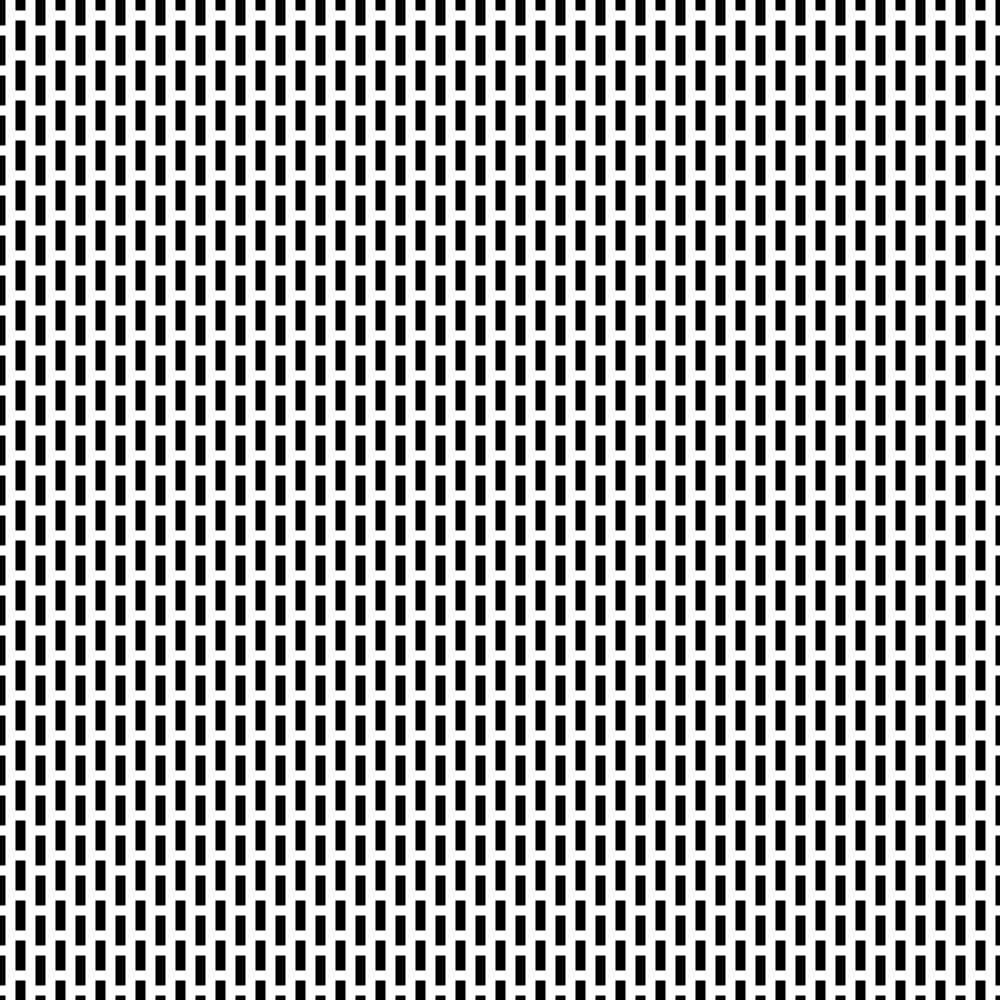
Frame 1 (no input)
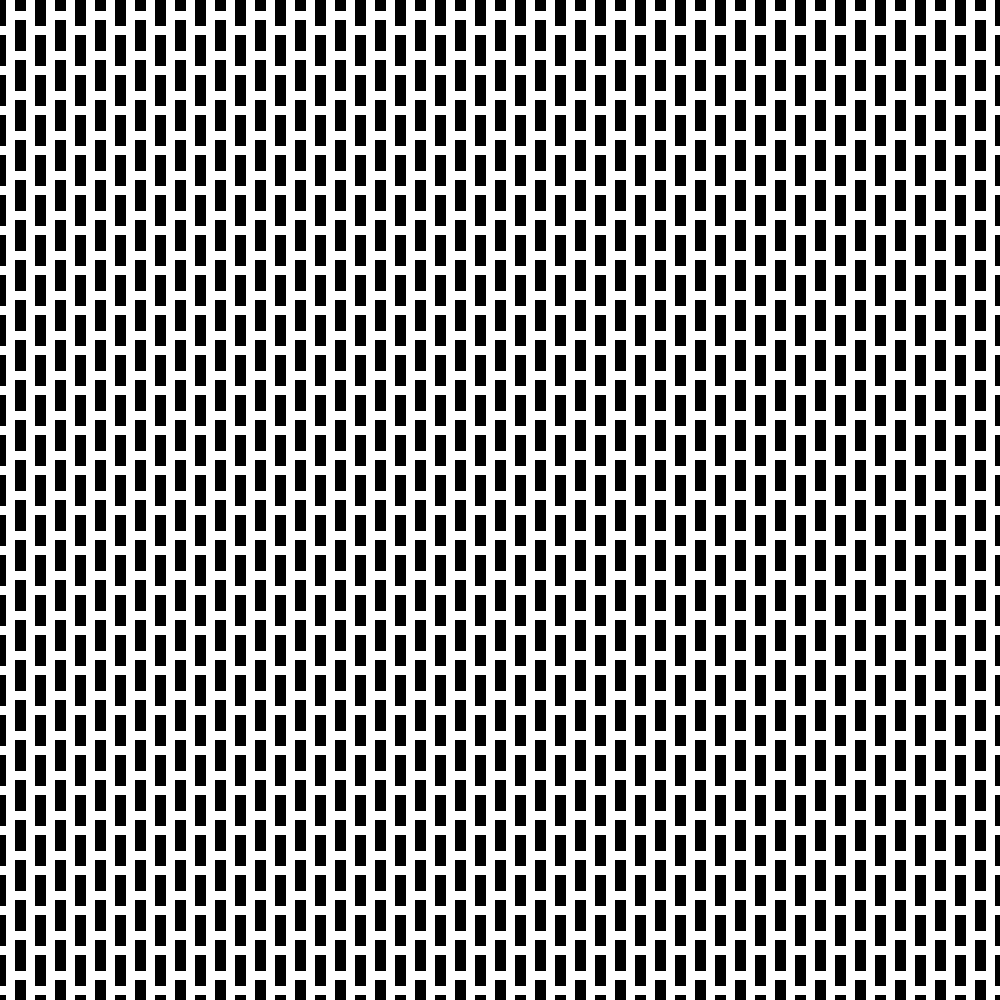
Frame 60 (the mouse pressed at the canvas centre just before this capture)
Frame 120 (the mouse held since frame 60 and released just before this capture): identical to frame 60, image omitted

The Processing sketch that drew these frames (run headless with seeded random() and noise(); from frame 60 on, the mouse is pressed at the canvas centre):

// Processing sketch: sketch_2_trames_de_carr_s_1_trame_de_tirets_Francois_Morellet_p
// ── sketch_2_trames_de_carr_s_1_trame_de_tirets_Francois_Morellet_p.pde
void setup() {
  size(1000, 1000);
  background(255);
  strokeCap(PROJECT);
}

void draw() {

  strokeWeight(10);

  //0-80Xaxis
  //(0, 0, 0, 1020)
  line(0, 0, 0, 20);
  line(0, 40, 0, 60);
  line(0, 80, 0, 100);
  line(0, 120, 0, 140);
  line(0, 160, 0, 180);
  line(0, 200, 0, 220);
  line(0, 240, 0, 260);
  line(0, 280, 0, 300);
  line(0, 320, 0, 340);
  line(0, 360, 0, 380);
  line(0, 400, 0, 420);
  line(0, 440, 0, 460);
  line(0, 480, 0, 500);
  line(0, 520, 0, 540);
  line(0, 560, 0, 580);
  line(0, 600, 0, 620);
  line(0, 640, 0, 660);
  line(0, 680, 0, 700);
  line(0, 720, 0, 740);
  line(0, 760, 0, 780);
  line(0, 800, 0, 820);
  line(0, 840, 0, 860);
  line(0, 880, 0, 900);
  line(0, 920, 0, 940);
  line(0, 960, 0, 980);
  line(0, 1000, 0, 1020);

  //(20, 0, 20, 1000);
  line(20, -15, 20, 5);
  line(20, 25, 20, 45);
  line(20, 65, 20, 85);
  line(20, 105, 20, 125);
  line(20, 145, 20, 165);
  line(20, 185, 20, 205);
  line(20, 225, 20, 245);
  line(20, 265, 20, 285);
  line(20, 305, 20, 325);
  line(20, 345, 20, 365);
  line(20, 385, 20, 405);
  line(20, 425, 20, 445);
  line(20, 465, 20, 485);
  line(20, 505, 20, 525);
  line(20, 545, 20, 565);
  line(20, 585, 20, 605);
  line(20, 625, 20, 645);
  line(20, 665, 20, 685);
  line(20, 705, 20, 725);
  line(20, 745, 20, 765);
  line(20, 785, 20, 805);
  line(20, 825, 20, 845);
  line(20, 865, 20, 885);
  line(20, 905, 20, 925);
  line(20, 945, 20, 965);
  line(20, 985, 20, 1005);

  line(40, 0, 40, 20);
  line(40, 40, 40, 60);
  line(40, 80, 40, 100);
  line(40, 120, 40, 140);
  line(40, 160, 40, 180);
  line(40, 200, 40, 220);
  line(40, 240, 40, 260);
  line(40, 280, 40, 300);
  line(40, 320, 40, 340);
  line(40, 360, 40, 380);
  line(40, 400, 40, 420);
  line(40, 440, 40, 460);
  line(40, 480, 40, 500);
  line(40, 520, 40, 540);
  line(40, 560, 40, 580);
  line(40, 600, 40, 620);
  line(40, 640, 40, 660);
  line(40, 680, 40, 700);
  line(40, 720, 40, 740);
  line(40, 760, 40, 780);
  line(40, 800, 40, 820);
  line(40, 840, 40, 860);
  line(40, 880, 40, 900);
  line(40, 920, 40, 940);
  line(40, 960, 40, 980);
  line(40, 1000, 40, 1020);

  //line(60, 0, 60, 1000);
  line(60, -15, 60, 5);
  line(60, 25, 60, 45);
  line(60, 65, 60, 85);
  line(60, 105, 60, 125);
  line(60, 145, 60, 165);
  line(60, 185, 60, 205);
  line(60, 225, 60, 245);
  line(60, 265, 60, 285);
  line(60, 305, 60, 325);
  line(60, 345, 60, 365);
  line(60, 385, 60, 405);
  line(60, 425, 60, 445);
  line(60, 465, 60, 485);
  line(60, 505, 60, 525);
  line(60, 545, 60, 565);
  line(60, 585, 60, 605);
  line(60, 625, 60, 645);
  line(60, 665, 60, 685);
  line(60, 705, 60, 725);
  line(60, 745, 60, 765);
  line(60, 785, 60, 805);
  line(60, 825, 60, 845);
  line(60, 865, 60, 885);
  line(60, 905, 60, 925);
  line(60, 945, 60, 965);
  line(60, 985, 60, 1005);

  line(80, 0, 80, 20);
  line(80, 40, 80, 60);
  line(80, 80, 80, 100);
  line(80, 120, 80, 140);
  line(80, 160, 80, 180);
  line(80, 200, 80, 220);
  line(80, 240, 80, 260);
  line(80, 280, 80, 300);
  line(80, 320, 80, 340);
  line(80, 360, 80, 380);
  line(80, 400, 80, 420);
  line(80, 440, 80, 460);
  line(80, 480, 80, 500);
  line(80, 520, 80, 540);
  line(80, 560, 80, 580);
  line(80, 600, 80, 620);
  line(80, 640, 80, 660);
  line(80, 680, 80, 700);
  line(80, 720, 80, 740);
  line(80, 760, 80, 780);
  line(80, 800, 80, 820);
  line(80, 840, 80, 860);
  line(80, 880, 80, 900);
  line(80, 920, 80, 940);
  line(80, 960, 80, 980);
  line(80, 1000, 80, 1020);

  //100-180
  //line(100, 0, 100, 1000);
  line(100, -15, 100, 5);
  line(100, 25, 100, 45);
  line(100, 65, 100, 85);
  line(100, 105, 100, 125);
  line(100, 145, 100, 165);
  line(100, 185, 100, 205);
  line(100, 225, 100, 245);
  line(100, 265, 100, 285);
  line(100, 305, 100, 325);
  line(100, 345, 100, 365);
  line(100, 385, 100, 405);
  line(100, 425, 100, 445);
  line(100, 465, 100, 485);
  line(100, 505, 100, 525);
  line(100, 545, 100, 565);
  line(100, 585, 100, 605);
  line(100, 625, 100, 645);
  line(100, 665, 100, 685);
  line(100, 705, 100, 725);
  line(100, 745, 100, 765);
  line(100, 785, 100, 805);
  line(100, 825, 100, 845);
  line(100, 865, 100, 885);
  line(100, 905, 100, 925);
  line(100, 945, 100, 965);
  line(100, 985, 100, 1005);

  line(120, 0, 120, 20);
  line(120, 40, 120, 60);
  line(120, 80, 120, 100);
  line(120, 120, 120, 140);
  line(120, 160, 120, 180);
  line(120, 200, 120, 220);
  line(120, 240, 120, 260);
  line(120, 280, 120, 300);
  line(120, 320, 120, 340);
  line(120, 360, 120, 380);
  line(120, 400, 120, 420);
  line(120, 440, 120, 460);
  line(120, 480, 120, 500);
  line(120, 520, 120, 540);
  line(120, 560, 120, 580);
  line(120, 600, 120, 620);
  line(120, 640, 120, 660);
  line(120, 680, 120, 700);
  line(120, 720, 120, 740);
  line(120, 760, 120, 780);
  line(120, 800, 120, 820);
  line(120, 840, 120, 860);
  line(120, 880, 120, 900);
  line(120, 920, 120, 940);
  line(120, 960, 120, 980);
  line(120, 1000, 120, 1020);

  //line(140, 0, 140, 1000);
  line(140, -15, 140, 5);
  line(140, 25, 140, 45);
  line(140, 65, 140, 85);
  line(140, 105, 140, 125);
  line(140, 145, 140, 165);
  line(140, 185, 140, 205);
  line(140, 225, 140, 245);
  line(140, 265, 140, 285);
  line(140, 305, 140, 325);
  line(140, 345, 140, 365);
  line(140, 385, 140, 405);
  line(140, 425, 140, 445);
  line(140, 465, 140, 485);
  line(140, 505, 140, 525);
  line(140, 545, 140, 565);
  line(140, 585, 140, 605);
  line(140, 625, 140, 645);
  line(140, 665, 140, 685);
  line(140, 705, 140, 725);
  line(140, 745, 140, 765);
  line(140, 785, 140, 805);
  line(140, 825, 140, 845);
  line(140, 865, 140, 885);
  line(140, 905, 140, 925);
  line(140, 945, 140, 965);
  line(140, 985, 140, 1005);

  //line(160, 0, 160, 1000);
  line(160, 0, 160, 20);
  line(160, 40, 160, 60);
  line(160, 80, 160, 100);
  line(160, 120, 160, 140);
  line(160, 160, 160, 180);
  line(160, 200, 160, 220);
  line(160, 240, 160, 260);
  line(160, 280, 160, 300);
  line(160, 320, 160, 340);
  line(160, 360, 160, 380);
  line(160, 400, 160, 420);
  line(160, 440, 160, 460);
  line(160, 480, 160, 500);
  line(160, 520, 160, 540);
  line(160, 560, 160, 580);
  line(160, 600, 160, 620);
  line(160, 640, 160, 660);
  line(160, 680, 160, 700);
  line(160, 720, 160, 740);
  line(160, 760, 160, 780);
  line(160, 800, 160, 820);
  line(160, 840, 160, 860);
  line(160, 880, 160, 900);
  line(160, 920, 160, 940);
  line(160, 960, 160, 980);
  line(160, 1000, 160, 1020);

  //line(180, 0, 180, 1000);
  line(180, -15, 180, 5);
  line(180, 25, 180, 45);
  line(180, 65, 180, 85);
  line(180, 105, 180, 125);
  line(180, 145, 180, 165);
  line(180, 185, 180, 205);
  line(180, 225, 180, 245);
  line(180, 265, 180, 285);
  line(180, 305, 180, 325);
  line(180, 345, 180, 365);
  line(180, 385, 180, 405);
  line(180, 425, 180, 445);
  line(180, 465, 180, 485);
  line(180, 505, 180, 525);
  line(180, 545, 180, 565);
  line(180, 585, 180, 605);
  line(180, 625, 180, 645);
  line(180, 665, 180, 685);
  line(180, 705, 180, 725);
  line(180, 745, 180, 765);
  line(180, 785, 180, 805);
  line(180, 825, 180, 845);
  line(180, 865, 180, 885);
  line(180, 905, 180, 925);
  line(180, 945, 180, 965);
  line(180, 985, 180, 1005);

  //200-280
  //line(200, 0, 200, 1000);
  line(200, 0, 200, 20);
  line(200, 40, 200, 60);
  line(200, 80, 200, 100);
  line(200, 120, 200, 140);
  line(200, 160, 200, 180);
  line(200, 200, 200, 220);
  line(200, 240, 200, 260);
  line(200, 280, 200, 300);
  line(200, 320, 200, 340);
  line(200, 360, 200, 380);
  line(200, 400, 200, 420);
  line(200, 440, 200, 460);
  line(200, 480, 200, 500);
  line(200, 520, 200, 540);
  line(200, 560, 200, 580);
  line(200, 600, 200, 620);
  line(200, 640, 200, 660);
  line(200, 680, 200, 700);
  line(200, 720, 200, 740);
  line(200, 760, 200, 780);
  line(200, 800, 200, 820);
  line(200, 840, 200, 860);
  line(200, 880, 200, 900);
  line(200, 920, 200, 940);
  line(200, 960, 200, 980);
  line(200, 1000, 200, 1020);

  //line(220, 0, 220, 1000);
  line(220, -15, 220, 5);
  line(220, 25, 220, 45);
  line(220, 65, 220, 85);
  line(220, 105, 220, 125);
  line(220, 145, 220, 165);
  line(220, 185, 220, 205);
  line(220, 225, 220, 245);
  line(220, 265, 220, 285);
  line(220, 305, 220, 325);
  line(220, 345, 220, 365);
  line(220, 385, 220, 405);
  line(220, 425, 220, 445);
  line(220, 465, 220, 485);
  line(220, 505, 220, 525);
  line(220, 545, 220, 565);
  line(220, 585, 220, 605);
  line(220, 625, 220, 645);
  line(220, 665, 220, 685);
  line(220, 705, 220, 725);
  line(220, 745, 220, 765);
  line(220, 785, 220, 805);
  line(220, 825, 220, 845);
  line(220, 865, 220, 885);
  line(220, 905, 220, 925);
  line(220, 945, 220, 965);
  line(220, 985, 220, 1005);

  //line(240, 0, 240, 1000);
  line(240, 0, 240, 20);
  line(240, 40, 240, 60);
  line(240, 80, 240, 100);
  line(240, 120, 240, 140);
  line(240, 160, 240, 180);
  line(240, 200, 240, 220);
  line(240, 240, 240, 260);
  line(240, 280, 240, 300);
  line(240, 320, 240, 340);
  line(240, 360, 240, 380);
  line(240, 400, 240, 420);
  line(240, 440, 240, 460);
  line(240, 480, 240, 500);
  line(240, 520, 240, 540);
  line(240, 560, 240, 580);
  line(240, 600, 240, 620);
  line(240, 640, 240, 660);
  line(240, 680, 240, 700);
  line(240, 720, 240, 740);
  line(240, 760, 240, 780);
  line(240, 800, 240, 820);
  line(240, 840, 240, 860);
  line(240, 880, 240, 900);
  line(240, 920, 240, 940);
  line(240, 960, 240, 980);
  line(240, 1000, 240, 1020);

  //line(260, 0, 260, 1000);
  line(260, -15, 260, 5);
  line(260, 25, 260, 45);
  line(260, 65, 260, 85);
  line(260, 105, 260, 125);
  line(260, 145, 260, 165);
  line(260, 185, 260, 205);
  line(260, 225, 260, 245);
  line(260, 265, 260, 285);
  line(260, 305, 260, 325);
  line(260, 345, 260, 365);
  line(260, 385, 260, 405);
  line(260, 425, 260, 445);
  line(260, 465, 260, 485);
  line(260, 505, 260, 525);
  line(260, 545, 260, 565);
  line(260, 585, 260, 605);
  line(260, 625, 260, 645);
  line(260, 665, 260, 685);
  line(260, 705, 260, 725);
  line(260, 745, 260, 765);
  line(260, 785, 260, 805);
  line(260, 825, 260, 845);
  line(260, 865, 260, 885);
  line(260, 905, 260, 925);
  line(260, 945, 260, 965);
  line(260, 985, 260, 1005);

  //line(280, 0, 280, 1000);
  line(280, 0, 280, 20);
  line(280, 40, 280, 60);
  line(280, 80, 280, 100);
  line(280, 120, 280, 140);
  line(280, 160, 280, 180);
  line(280, 200, 280, 220);
  line(280, 240, 280, 260);
  line(280, 280, 280, 300);
  line(280, 320, 280, 340);
  line(280, 360, 280, 380);
  line(280, 400, 280, 420);
  line(280, 440, 280, 460);
  line(280, 480, 280, 500);
  line(280, 520, 280, 540);
  line(280, 560, 280, 580);
  line(280, 600, 280, 620);
  line(280, 640, 280, 660);
  line(280, 680, 280, 700);
  line(280, 720, 280, 740);
  line(280, 760, 280, 780);
  line(280, 800, 280, 820);
  line(280, 840, 280, 860);
  line(280, 880, 280, 900);
  line(280, 920, 280, 940);
  line(280, 960, 280, 980);
  line(280, 1000, 280, 1020);

  //300-380
  //line(300, 0, 300, 1000);
  line(300, -15, 300, 5);
  line(300, 25, 300, 45);
  line(300, 65, 300, 85);
  line(300, 105, 300, 125);
  line(300, 145, 300, 165);
  line(300, 185, 300, 205);
  line(300, 225, 300, 245);
  line(300, 265, 300, 285);
  line(300, 305, 300, 325);
  line(300, 345, 300, 365);
  line(300, 385, 300, 405);
  line(300, 425, 300, 445);
  line(300, 465, 300, 485);
  line(300, 505, 300, 525);
  line(300, 545, 300, 565);
  line(300, 585, 300, 605);
  line(300, 625, 300, 645);
  line(300, 665, 300, 685);
  line(300, 705, 300, 725);
  line(300, 745, 300, 765);
  line(300, 785, 300, 805);
  line(300, 825, 300, 845);
  line(300, 865, 300, 885);
  line(300, 905, 300, 925);
  line(300, 945, 300, 965);
  line(300, 985, 300, 1005);

  //line(320, 0, 320, 1000);
  line(320, 0, 320, 20);
  line(320, 40, 320, 60);
  line(320, 80, 320, 100);
  line(320, 120, 320, 140);
  line(320, 160, 320, 180);
  line(320, 200, 320, 220);
  line(320, 240, 320, 260);
  line(320, 280, 320, 300);
  line(320, 320, 320, 340);
  line(320, 360, 320, 380);
  line(320, 400, 320, 420);
  line(320, 440, 320, 460);
  line(320, 480, 320, 500);
  line(320, 520, 320, 540);
  line(320, 560, 320, 580);
  line(320, 600, 320, 620);
  line(320, 640, 320, 660);
  line(320, 680, 320, 700);
  line(320, 720, 320, 740);
  line(320, 760, 320, 780);
  line(320, 800, 320, 820);
  line(320, 840, 320, 860);
  line(320, 880, 320, 900);
  line(320, 920, 320, 940);
  line(320, 960, 320, 980);
  line(320, 1000, 320, 1020);

  //line(340, 0, 340, 1000);
  line(340, -15, 340, 5);
  line(340, 25, 340, 45);
  line(340, 65, 340, 85);
  line(340, 105, 340, 125);
  line(340, 145, 340, 165);
  line(340, 185, 340, 205);
  line(340, 225, 340, 245);
  line(340, 265, 340, 285);
  line(340, 305, 340, 325);
  line(340, 345, 340, 365);
  line(340, 385, 340, 405);
  line(340, 425, 340, 445);
  line(340, 465, 340, 485);
  line(340, 505, 340, 525);
  line(340, 545, 340, 565);
  line(340, 585, 340, 605);
  line(340, 625, 340, 645);
  line(340, 665, 340, 685);
  line(340, 705, 340, 725);
  line(340, 745, 340, 765);
  line(340, 785, 340, 805);
  line(340, 825, 340, 845);
  line(340, 865, 340, 885);
  line(340, 905, 340, 925);
  line(340, 945, 340, 965);
  line(340, 985, 340, 1005);


  //line(360, 0, 360, 1000);
  line(360, 0, 360, 20);
  line(360, 40, 360, 60);
  line(360, 80, 360, 100);
  line(360, 120, 360, 140);
  line(360, 160, 360, 180);
  line(360, 200, 360, 220);
  line(360, 240, 360, 260);
  line(360, 280, 360, 300);
  line(360, 320, 360, 340);
  line(360, 360, 360, 380);
  line(360, 400, 360, 420);
  line(360, 440, 360, 460);
  line(360, 480, 360, 500);
  line(360, 520, 360, 540);
  line(360, 560, 360, 580);
  line(360, 600, 360, 620);
  line(360, 640, 360, 660);
  line(360, 680, 360, 700);
  line(360, 720, 360, 740);
  line(360, 760, 360, 780);
  line(360, 800, 360, 820);
  line(360, 840, 360, 860);
  line(360, 880, 360, 900);
  line(360, 920, 360, 940);
  line(360, 960, 360, 980);
  line(360, 1000, 360, 1020);

  //line(380, 0, 380, 1000);
  line(380, -15, 380, 5);
  line(380, 25, 380, 45);
  line(380, 65, 380, 85);
  line(380, 105, 380, 125);
  line(380, 145, 380, 165);
  line(380, 185, 380, 205);
  line(380, 225, 380, 245);
  line(380, 265, 380, 285);
  line(380, 305, 380, 325);
  line(380, 345, 380, 365);
  line(380, 385, 380, 405);
  line(380, 425, 380, 445);
  line(380, 465, 380, 485);
  line(380, 505, 380, 525);
  line(380, 545, 380, 565);
  line(380, 585, 380, 605);
  line(380, 625, 380, 645);
  line(380, 665, 380, 685);
  line(380, 705, 380, 725);
  line(380, 745, 380, 765);
  line(380, 785, 380, 805);
  line(380, 825, 380, 845);
  line(380, 865, 380, 885);
  line(380, 905, 380, 925);
  line(380, 945, 380, 965);
  line(380, 985, 380, 1005);

  //400-480
  //line(400, 0, 400, 1000);
  line(400, 0, 400, 20);
  line(400, 40, 400, 60);
  line(400, 80, 400, 100);
  line(400, 120, 400, 140);
  line(400, 160, 400, 180);
  line(400, 200, 400, 220);
  line(400, 240, 400, 260);
  line(400, 280, 400, 300);
  line(400, 320, 400, 340);
  line(400, 360, 400, 380);
  line(400, 400, 400, 420);
  line(400, 440, 400, 460);
  line(400, 480, 400, 500);
  line(400, 520, 400, 540);
  line(400, 560, 400, 580);
  line(400, 600, 400, 620);
  line(400, 640, 400, 660);
  line(400, 680, 400, 700);
  line(400, 720, 400, 740);
  line(400, 760, 400, 780);
  line(400, 800, 400, 820);
  line(400, 840, 400, 860);
  line(400, 880, 400, 900);
  line(400, 920, 400, 940);
  line(400, 960, 400, 980);
  line(400, 1000, 400, 1020);

  //line(420, 0, 420, 1000);
  line(420, -15, 420, 5);
  line(420, 25, 420, 45);
  line(420, 65, 420, 85);
  line(420, 105, 420, 125);
  line(420, 145, 420, 165);
  line(420, 185, 420, 205);
  line(420, 225, 420, 245);
  line(420, 265, 420, 285);
  line(420, 305, 420, 325);
  line(420, 345, 420, 365);
  line(420, 385, 420, 405);
  line(420, 425, 420, 445);
  line(420, 465, 420, 485);
  line(420, 505, 420, 525);
  line(420, 545, 420, 565);
  line(420, 585, 420, 605);
  line(420, 625, 420, 645);
  line(420, 665, 420, 685);
  line(420, 705, 420, 725);
  line(420, 745, 420, 765);
  line(420, 785, 420, 805);
  line(420, 825, 420, 845);
  line(420, 865, 420, 885);
  line(420, 905, 420, 925);
  line(420, 945, 420, 965);
  line(420, 985, 420, 1005);

  //line(440, 0, 440, 1000);
  line(440, 0, 440, 20);
  line(440, 40, 440, 60);
  line(440, 80, 440, 100);
  line(440, 120, 440, 140);
  line(440, 160, 440, 180);
  line(440, 200, 440, 220);
  line(440, 240, 440, 260);
  line(440, 280, 440, 300);
  line(440, 320, 440, 340);
  line(440, 360, 440, 380);
  line(440, 400, 440, 420);
  line(440, 440, 440, 460);
  line(440, 480, 440, 500);
  line(440, 520, 440, 540);
  line(440, 560, 440, 580);
  line(440, 600, 440, 620);
  line(440, 640, 440, 660);
  line(440, 680, 440, 700);
  line(440, 720, 440, 740);
  line(440, 760, 440, 780);
  line(440, 800, 440, 820);
  line(440, 840, 440, 860);
  line(440, 880, 440, 900);
  line(440, 920, 440, 940);
  line(440, 960, 440, 980);
  line(440, 1000, 440, 1020);

  //line(460, 0, 460, 1000);
  line(460, -15, 460, 5);
  line(460, 25, 460, 45);
  line(460, 65, 460, 85);
  line(460, 105, 460, 125);
  line(460, 145, 460, 165);
  line(460, 185, 460, 205);
  line(460, 225, 460, 245);
  line(460, 265, 460, 285);
  line(460, 305, 460, 325);
  line(460, 345, 460, 365);
  line(460, 385, 460, 405);
  line(460, 425, 460, 445);
  line(460, 465, 460, 485);
  line(460, 505, 460, 525);
  line(460, 545, 460, 565);
  line(460, 585, 460, 605);
  line(460, 625, 460, 645);
  line(460, 665, 460, 685);
  line(460, 705, 460, 725);
  line(460, 745, 460, 765);
  line(460, 785, 460, 805);
  line(460, 825, 460, 845);
  line(460, 865, 460, 885);
  line(460, 905, 460, 925);
  line(460, 945, 460, 965);
  line(460, 985, 460, 1005);

  //line(480, 0, 480, 1000);
  line(480, 0, 480, 20);
  line(480, 40, 480, 60);
  line(480, 80, 480, 100);
  line(480, 120, 480, 140);
  line(480, 160, 480, 180);
  line(480, 200, 480, 220);
  line(480, 240, 480, 260);
  line(480, 280, 480, 300);
  line(480, 320, 480, 340);
  line(480, 360, 480, 380);
  line(480, 400, 480, 420);
  line(480, 440, 480, 460);
  line(480, 480, 480, 500);
  line(480, 520, 480, 540);
  line(480, 560, 480, 580);
  line(480, 600, 480, 620);
  line(480, 640, 480, 660);
  line(480, 680, 480, 700);
  line(480, 720, 480, 740);
  line(480, 760, 480, 780);
  line(480, 800, 480, 820);
  line(480, 840, 480, 860);
  line(480, 880, 480, 900);
  line(480, 920, 480, 940);
  line(480, 960, 480, 980);
  line(480, 1000, 480, 1020);

  //500-580
  //line(500, 0, 500, 1000);
  line(500, -15, 500, 5);
  line(500, 25, 500, 45);
  line(500, 65, 500, 85);
  line(500, 105, 500, 125);
  line(500, 145, 500, 165);
  line(500, 185, 500, 205);
  line(500, 225, 500, 245);
  line(500, 265, 500, 285);
  line(500, 305, 500, 325);
  line(500, 345, 500, 365);
  line(500, 385, 500, 405);
  line(500, 425, 500, 445);
  line(500, 465, 500, 485);
  line(500, 505, 500, 525);
  line(500, 545, 500, 565);
  line(500, 585, 500, 605);
  line(500, 625, 500, 645);
  line(500, 665, 500, 685);
  line(500, 705, 500, 725);
  line(500, 745, 500, 765);
  line(500, 785, 500, 805);
  line(500, 825, 500, 845);
  line(500, 865, 500, 885);
  line(500, 905, 500, 925);
  line(500, 945, 500, 965);
  line(500, 985, 500, 1005);

  //line(520, 0, 520, 1000);
  line(520, 0, 520, 20);
  line(520, 40, 520, 60);
  line(520, 80, 520, 100);
  line(520, 120, 520, 140);
  line(520, 160, 520, 180);
  line(520, 200, 520, 220);
  line(520, 240, 520, 260);
  line(520, 280, 520, 300);
  line(520, 320, 520, 340);
  line(520, 360, 520, 380);
  line(520, 400, 520, 420);
  line(520, 440, 520, 460);
  line(520, 480, 520, 500);
  line(520, 520, 520, 540);
  line(520, 560, 520, 580);
  line(520, 600, 520, 620);
  line(520, 640, 520, 660);
  line(520, 680, 520, 700);
  line(520, 720, 520, 740);
  line(520, 760, 520, 780);
  line(520, 800, 520, 820);
  line(520, 840, 520, 860);
  line(520, 880, 520, 900);
  line(520, 920, 520, 940);
  line(520, 960, 520, 980);
  line(520, 1000, 520, 1020);

  //line(540, 0, 540, 1000);
  line(540, -15, 540, 5);
  line(540, 25, 540, 45);
  line(540, 65, 540, 85);
  line(540, 105, 540, 125);
  line(540, 145, 540, 165);
  line(540, 185, 540, 205);
  line(540, 225, 540, 245);
  line(540, 265, 540, 285);
  line(540, 305, 540, 325);
  line(540, 345, 540, 365);
  line(540, 385, 540, 405);
  line(540, 425, 540, 445);
  line(540, 465, 540, 485);
  line(540, 505, 540, 525);
  line(540, 545, 540, 565);
  line(540, 585, 540, 605);
  line(540, 625, 540, 645);
  line(540, 665, 540, 685);
  line(540, 705, 540, 725);
  line(540, 745, 540, 765);
  line(540, 785, 540, 805);
  line(540, 825, 540, 845);
  line(540, 865, 540, 885);
  line(540, 905, 540, 925);
  line(540, 945, 540, 965);
  line(540, 985, 540, 1005);

  //line(560, 0, 560, 1000);
  line(560, 0, 560, 20);
  line(560, 40, 560, 60);
  line(560, 80, 560, 100);
  line(560, 120, 560, 140);
  line(560, 160, 560, 180);
  line(560, 200, 560, 220);
  line(560, 240, 560, 260);
  line(560, 280, 560, 300);
  line(560, 320, 560, 340);
  line(560, 360, 560, 380);
  line(560, 400, 560, 420);
  line(560, 440, 560, 460);
  line(560, 480, 560, 500);
  line(560, 520, 560, 540);
  line(560, 560, 560, 580);
  line(560, 600, 560, 620);
  line(560, 640, 560, 660);
  line(560, 680, 560, 700);
  line(560, 720, 560, 740);
  line(560, 760, 560, 780);
  line(560, 800, 560, 820);
  line(560, 840, 560, 860);
  line(560, 880, 560, 900);
  line(560, 920, 560, 940);
  line(560, 960, 560, 980);
  line(560, 1000, 560, 1020);

  //line(580, 0, 580, 1000);
  line(580, -15, 580, 5);
  line(580, 25, 580, 45);
  line(580, 65, 580, 85);
  line(580, 105, 580, 125);
  line(580, 145, 580, 165);
  line(580, 185, 580, 205);
  line(580, 225, 580, 245);
  line(580, 265, 580, 285);
  line(580, 305, 580, 325);
  line(580, 345, 580, 365);
  line(580, 385, 580, 405);
  line(580, 425, 580, 445);
  line(580, 465, 580, 485);
  line(580, 505, 580, 525);
  line(580, 545, 580, 565);
  line(580, 585, 580, 605);
  line(580, 625, 580, 645);
  line(580, 665, 580, 685);
  line(580, 705, 580, 725);
  line(580, 745, 580, 765);
  line(580, 785, 580, 805);
  line(580, 825, 580, 845);
  line(580, 865, 580, 885);
  line(580, 905, 580, 925);
  line(580, 945, 580, 965);
  line(580, 985, 580, 1005);

  //600-680
  //line(600, 0, 600, 1000);
  line(600, 0, 600, 20);
  line(600, 40, 600, 60);
  line(600, 80, 600, 100);
  line(600, 120, 600, 140);
  line(600, 160, 600, 180);
  line(600, 200, 600, 220);
  line(600, 240, 600, 260);
  line(600, 280, 600, 300);
  line(600, 320, 600, 340);
  line(600, 360, 600, 380);
  line(600, 400, 600, 420);
  line(600, 440, 600, 460);
  line(600, 480, 600, 500);
  line(600, 520, 600, 540);
  line(600, 560, 600, 580);
  line(600, 600, 600, 620);
  line(600, 640, 600, 660);
  line(600, 680, 600, 700);
  line(600, 720, 600, 740);
  line(600, 760, 600, 780);
  line(600, 800, 600, 820);
  line(600, 840, 600, 860);
  line(600, 880, 600, 900);
  line(600, 920, 600, 940);
  line(600, 960, 600, 980);
  line(600, 1000, 600, 1020);

  //line(620, 0, 620, 1000);
  line(620, -15, 620, 5);
  line(620, 25, 620, 45);
  line(620, 65, 620, 85);
  line(620, 105, 620, 125);
  line(620, 145, 620, 165);
  line(620, 185, 620, 205);
  line(620, 225, 620, 245);
  line(620, 265, 620, 285);
  line(620, 305, 620, 325);
  line(620, 345, 620, 365);
  line(620, 385, 620, 405);
  line(620, 425, 620, 445);
  line(620, 465, 620, 485);
  line(620, 505, 620, 525);
  line(620, 545, 620, 565);
  line(620, 585, 620, 605);
  line(620, 625, 620, 645);
  line(620, 665, 620, 685);
  line(620, 705, 620, 725);
  line(620, 745, 620, 765);
  line(620, 785, 620, 805);
  line(620, 825, 620, 845);
  line(620, 865, 620, 885);
  line(620, 905, 620, 925);
  line(620, 945, 620, 965);
  line(620, 985, 620, 1005);

  //line(640, 0, 640, 1000);
  line(640, 0, 640, 20);
  line(640, 40, 640, 60);
  line(640, 80, 640, 100);
  line(640, 120, 640, 140);
  line(640, 160, 640, 180);
  line(640, 200, 640, 220);
  line(640, 240, 640, 260);
  line(640, 280, 640, 300);
  line(640, 320, 640, 340);
  line(640, 360, 640, 380);
  line(640, 400, 640, 420);
  line(640, 440, 640, 460);
  line(640, 480, 640, 500);
  line(640, 520, 640, 540);
  line(640, 560, 640, 580);
  line(640, 600, 640, 620);
  line(640, 640, 640, 660);
  line(640, 680, 640, 700);
  line(640, 720, 640, 740);
  line(640, 760, 640, 780);
  line(640, 800, 640, 820);
  line(640, 840, 640, 860);
  line(640, 880, 640, 900);
  line(640, 920, 640, 940);
  line(640, 960, 640, 980);
  line(640, 1000, 640, 1020);

  //line(660, 0, 660, 1000);
  line(660, -15, 660, 5);
  line(660, 25, 660, 45);
  line(660, 65, 660, 85);
  line(660, 105, 660, 125);
  line(660, 145, 660, 165);
  line(660, 185, 660, 205);
  line(660, 225, 660, 245);
  line(660, 265, 660, 285);
  line(660, 305, 660, 325);
  line(660, 345, 660, 365);
  line(660, 385, 660, 405);
  line(660, 425, 660, 445);
  line(660, 465, 660, 485);
  line(660, 505, 660, 525);
  line(660, 545, 660, 565);
  line(660, 585, 660, 605);
  line(660, 625, 660, 645);
  line(660, 665, 660, 685);
  line(660, 705, 660, 725);
  line(660, 745, 660, 765);
  line(660, 785, 660, 805);
  line(660, 825, 660, 845);
  line(660, 865, 660, 885);
  line(660, 905, 660, 925);
  line(660, 945, 660, 965);
  line(660, 985, 660, 1005);

  //line(680, 0, 680, 1000);
  line(680, 0, 680, 20);
  line(680, 40, 680, 60);
  line(680, 80, 680, 100);
  line(680, 120, 680, 140);
  line(680, 160, 680, 180);
  line(680, 200, 680, 220);
  line(680, 240, 680, 260);
  line(680, 280, 680, 300);
  line(680, 320, 680, 340);
  line(680, 360, 680, 380);
  line(680, 400, 680, 420);
  line(680, 440, 680, 460);
  line(680, 480, 680, 500);
  line(680, 520, 680, 540);
  line(680, 560, 680, 580);
  line(680, 600, 680, 620);
  line(680, 640, 680, 660);
  line(680, 680, 680, 700);
  line(680, 720, 680, 740);
  line(680, 760, 680, 780);
  line(680, 800, 680, 820);
  line(680, 840, 680, 860);
  line(680, 880, 680, 900);
  line(680, 920, 680, 940);
  line(680, 960, 680, 980);
  line(680, 1000, 680, 1020);

  //700-780
  //line(700, 0, 700, 1000);
  line(700, -15, 700, 5);
  line(700, 25, 700, 45);
  line(700, 65, 700, 85);
  line(700, 105, 700, 125);
  line(700, 145, 700, 165);
  line(700, 185, 700, 205);
  line(700, 225, 700, 245);
  line(700, 265, 700, 285);
  line(700, 305, 700, 325);
  line(700, 345, 700, 365);
  line(700, 385, 700, 405);
  line(700, 425, 700, 445);
  line(700, 465, 700, 485);
  line(700, 505, 700, 525);
  line(700, 545, 700, 565);
  line(700, 585, 700, 605);
  line(700, 625, 700, 645);
  line(700, 665, 700, 685);
  line(700, 705, 700, 725);
  line(700, 745, 700, 765);
  line(700, 785, 700, 805);
  line(700, 825, 700, 845);
  line(700, 865, 700, 885);
  line(700, 905, 700, 925);
  line(700, 945, 700, 965);
  line(700, 985, 700, 1005);

  //line(720, 0, 720, 1000);
  line(720, 0, 720, 20);
  line(720, 40, 720, 60);
  line(720, 80, 720, 100);
  line(720, 120, 720, 140);
  line(720, 160, 720, 180);
  line(720, 200, 720, 220);
  line(720, 240, 720, 260);
  line(720, 280, 720, 300);
  line(720, 320, 720, 340);
  line(720, 360, 720, 380);
  line(720, 400, 720, 420);
  line(720, 440, 720, 460);
  line(720, 480, 720, 500);
  line(720, 520, 720, 540);
  line(720, 560, 720, 580);
  line(720, 600, 720, 620);
  line(720, 640, 720, 660);
  line(720, 680, 720, 700);
  line(720, 720, 720, 740);
  line(720, 760, 720, 780);
  line(720, 800, 720, 820);
  line(720, 840, 720, 860);
  line(720, 880, 720, 900);
  line(720, 920, 720, 940);
  line(720, 960, 720, 980);
  line(720, 1000, 720, 1020);

  //line(740, 0, 740, 1000);
  line(740, -15, 740, 5);
  line(740, 25, 740, 45);
  line(740, 65, 740, 85);
  line(740, 105, 740, 125);
  line(740, 145, 740, 165);
  line(740, 185, 740, 205);
  line(740, 225, 740, 245);
  line(740, 265, 740, 285);
  line(740, 305, 740, 325);
  line(740, 345, 740, 365);
  line(740, 385, 740, 405);
  line(740, 425, 740, 445);
  line(740, 465, 740, 485);
  line(740, 505, 740, 525);
  line(740, 545, 740, 565);
  line(740, 585, 740, 605);
  line(740, 625, 740, 645);
  line(740, 665, 740, 685);
  line(740, 705, 740, 725);
  line(740, 745, 740, 765);
  line(740, 785, 740, 805);
  line(740, 825, 740, 845);
  line(740, 865, 740, 885);
  line(740, 905, 740, 925);
  line(740, 945, 740, 965);
  line(740, 985, 740, 1005);

  //line(760, 0, 760, 1000);
  line(760, 0, 760, 20);
  line(760, 40, 760, 60);
  line(760, 80, 760, 100);
  line(760, 120, 760, 140);
  line(760, 160, 760, 180);
  line(760, 200, 760, 220);
  line(760, 240, 760, 260);
  line(760, 280, 760, 300);
  line(760, 320, 760, 340);
  line(760, 360, 760, 380);
  line(760, 400, 760, 420);
  line(760, 440, 760, 460);
  line(760, 480, 760, 500);
  line(760, 520, 760, 540);
  line(760, 560, 760, 580);
  line(760, 600, 760, 620);
  line(760, 640, 760, 660);
  line(760, 680, 760, 700);
  line(760, 720, 760, 740);
  line(760, 760, 760, 780);
  line(760, 800, 760, 820);
  line(760, 840, 760, 860);
  line(760, 880, 760, 900);
  line(760, 920, 760, 940);
  line(760, 960, 760, 980);
  line(760, 1000, 760, 1020);

  //line(780, 0, 780, 1000);
  line(780, -15, 780, 5);
  line(780, 25, 780, 45);
  line(780, 65, 780, 85);
  line(780, 105, 780, 125);
  line(780, 145, 780, 165);
  line(780, 185, 780, 205);
  line(780, 225, 780, 245);
  line(780, 265, 780, 285);
  line(780, 305, 780, 325);
  line(780, 345, 780, 365);
  line(780, 385, 780, 405);
  line(780, 425, 780, 445);
  line(780, 465, 780, 485);
  line(780, 505, 780, 525);
  line(780, 545, 780, 565);
  line(780, 585, 780, 605);
  line(780, 625, 780, 645);
  line(780, 665, 780, 685);
  line(780, 705, 780, 725);
  line(780, 745, 780, 765);
  line(780, 785, 780, 805);
  line(780, 825, 780, 845);
  line(780, 865, 780, 885);
  line(780, 905, 780, 925);
  line(780, 945, 780, 965);
  line(780, 985, 780, 1005);

  //800-880
  //line(800, 0, 800, 1000);
  line(800, 0, 800, 20);
  line(800, 40, 800, 60);
  line(800, 80, 800, 100);
  line(800, 120, 800, 140);
  line(800, 160, 800, 180);
  line(800, 200, 800, 220);
  line(800, 240, 800, 260);
  line(800, 280, 800, 300);
  line(800, 320, 800, 340);
  line(800, 360, 800, 380);
  line(800, 400, 800, 420);
  line(800, 440, 800, 460);
  line(800, 480, 800, 500);
  line(800, 520, 800, 540);
  line(800, 560, 800, 580);
  line(800, 600, 800, 620);
  line(800, 640, 800, 660);
  line(800, 680, 800, 700);
  line(800, 720, 800, 740);
  line(800, 760, 800, 780);
  line(800, 800, 800, 820);
  line(800, 840, 800, 860);
  line(800, 880, 800, 900);
  line(800, 920, 800, 940);
  line(800, 960, 800, 980);
  line(800, 1000, 800, 1020);

  //line(820, 0, 820, 1000);
  line(820, -15, 820, 5);
  line(820, 25, 820, 45);
  line(820, 65, 820, 85);
  line(820, 105, 820, 125);
  line(820, 145, 820, 165);
  line(820, 185, 820, 205);
  line(820, 225, 820, 245);
  line(820, 265, 820, 285);
  line(820, 305, 820, 325);
  line(820, 345, 820, 365);
  line(820, 385, 820, 405);
  line(820, 425, 820, 445);
  line(820, 465, 820, 485);
  line(820, 505, 820, 525);
  line(820, 545, 820, 565);
  line(820, 585, 820, 605);
  line(820, 625, 820, 645);
  line(820, 665, 820, 685);
  line(820, 705, 820, 725);
  line(820, 745, 820, 765);
  line(820, 785, 820, 805);
  line(820, 825, 820, 845);
  line(820, 865, 820, 885);
  line(820, 905, 820, 925);
  line(820, 945, 820, 965);
  line(820, 985, 820, 1005);

  //line(840, 0, 840, 1000);
  line(840, 0, 840, 20);
  line(840, 40, 840, 60);
  line(840, 80, 840, 100);
  line(840, 120, 840, 140);
  line(840, 160, 840, 180);
  line(840, 200, 840, 220);
  line(840, 240, 840, 260);
  line(840, 280, 840, 300);
  line(840, 320, 840, 340);
  line(840, 360, 840, 380);
  line(840, 400, 840, 420);
  line(840, 440, 840, 460);
  line(840, 480, 840, 500);
  line(840, 520, 840, 540);
  line(840, 560, 840, 580);
  line(840, 600, 840, 620);
  line(840, 640, 840, 660);
  line(840, 680, 840, 700);
  line(840, 720, 840, 740);
  line(840, 760, 840, 780);
  line(840, 800, 840, 820);
  line(840, 840, 840, 860);
  line(840, 880, 840, 900);
  line(840, 920, 840, 940);
  line(840, 960, 840, 980);
  line(840, 1000, 840, 1020);

  //line(860, 0, 860, 1000);
  line(860, -15, 860, 5);
  line(860, 25, 860, 45);
  line(860, 65, 860, 85);
  line(860, 105, 860, 125);
  line(860, 145, 860, 165);
  line(860, 185, 860, 205);
  line(860, 225, 860, 245);
  line(860, 265, 860, 285);
  line(860, 305, 860, 325);
  line(860, 345, 860, 365);
  line(860, 385, 860, 405);
  line(860, 425, 860, 445);
  line(860, 465, 860, 485);
  line(860, 505, 860, 525);
  line(860, 545, 860, 565);
  line(860, 585, 860, 605);
  line(860, 625, 860, 645);
  line(860, 665, 860, 685);
  line(860, 705, 860, 725);
  line(860, 745, 860, 765);
  line(860, 785, 860, 805);
  line(860, 825, 860, 845);
  line(860, 865, 860, 885);
  line(860, 905, 860, 925);
  line(860, 945, 860, 965);
  line(860, 985, 860, 1005);

  //line(880, 0, 880, 1000);
  line(880, 0, 880, 20);
  line(880, 40, 880, 60);
  line(880, 80, 880, 100);
  line(880, 120, 880, 140);
  line(880, 160, 880, 180);
  line(880, 200, 880, 220);
  line(880, 240, 880, 260);
  line(880, 280, 880, 300);
  line(880, 320, 880, 340);
  line(880, 360, 880, 380);
  line(880, 400, 880, 420);
  line(880, 440, 880, 460);
  line(880, 480, 880, 500);
  line(880, 520, 880, 540);
  line(880, 560, 880, 580);
  line(880, 600, 880, 620);
  line(880, 640, 880, 660);
  line(880, 680, 880, 700);
  line(880, 720, 880, 740);
  line(880, 760, 880, 780);
  line(880, 800, 880, 820);
  line(880, 840, 880, 860);
  line(880, 880, 880, 900);
  line(880, 920, 880, 940);
  line(880, 960, 880, 980);
  line(880, 1000, 880, 1020);

  //900-980
  //line(900, 0, 900, 1000);
  line(900, -15, 900, 5);
  line(900, 25, 900, 45);
  line(900, 65, 900, 85);
  line(900, 105, 900, 125);
  line(900, 145, 900, 165);
  line(900, 185, 900, 205);
  line(900, 225, 900, 245);
  line(900, 265, 900, 285);
  line(900, 305, 900, 325);
  line(900, 345, 900, 365);
  line(900, 385, 900, 405);
  line(900, 425, 900, 445);
  line(900, 465, 900, 485);
  line(900, 505, 900, 525);
  line(900, 545, 900, 565);
  line(900, 585, 900, 605);
  line(900, 625, 900, 645);
  line(900, 665, 900, 685);
  line(900, 705, 900, 725);
  line(900, 745, 900, 765);
  line(900, 785, 900, 805);
  line(900, 825, 900, 845);
  line(900, 865, 900, 885);
  line(900, 905, 900, 925);
  line(900, 945, 900, 965);
  line(900, 985, 900, 1005);

  //line(920, 0, 920, 1000);
  line(920, 0, 920, 20);
  line(920, 40, 920, 60);
  line(920, 80, 920, 100);
  line(920, 120, 920, 140);
  line(920, 160, 920, 180);
  line(920, 200, 920, 220);
  line(920, 240, 920, 260);
  line(920, 280, 920, 300);
  line(920, 320, 920, 340);
  line(920, 360, 920, 380);
  line(920, 400, 920, 420);
  line(920, 440, 920, 460);
  line(920, 480, 920, 500);
  line(920, 520, 920, 540);
  line(920, 560, 920, 580);
  line(920, 600, 920, 620);
  line(920, 640, 920, 660);
  line(920, 680, 920, 700);
  line(920, 720, 920, 740);
  line(920, 760, 920, 780);
  line(920, 800, 920, 820);
  line(920, 840, 920, 860);
  line(920, 880, 920, 900);
  line(920, 920, 920, 940);
  line(920, 960, 920, 980);
  line(920, 1000, 920, 1020);

  //line(940, 0, 940, 1000);
  line(940, -15, 940, 5);
  line(940, 25, 940, 45);
  line(940, 65, 940, 85);
  line(940, 105, 940, 125);
  line(940, 145, 940, 165);
  line(940, 185, 940, 205);
  line(940, 225, 940, 245);
  line(940, 265, 940, 285);
  line(940, 305, 940, 325);
  line(940, 345, 940, 365);
  line(940, 385, 940, 405);
  line(940, 425, 940, 445);
  line(940, 465, 940, 485);
  line(940, 505, 940, 525);
  line(940, 545, 940, 565);
  line(940, 585, 940, 605);
  line(940, 625, 940, 645);
  line(940, 665, 940, 685);
  line(940, 705, 940, 725);
  line(940, 745, 940, 765);
  line(940, 785, 940, 805);
  line(940, 825, 940, 845);
  line(940, 865, 940, 885);
  line(940, 905, 940, 925);
  line(940, 945, 940, 965);
  line(940, 985, 940, 1005);

  //line(960, 0, 960, 1000);
  line(960, 0, 960, 20);
  line(960, 40, 960, 60);
  line(960, 80, 960, 100);
  line(960, 120, 960, 140);
  line(960, 160, 960, 180);
  line(960, 200, 960, 220);
  line(960, 240, 960, 260);
  line(960, 280, 960, 300);
  line(960, 320, 960, 340);
  line(960, 360, 960, 380);
  line(960, 400, 960, 420);
  line(960, 440, 960, 460);
  line(960, 480, 960, 500);
  line(960, 520, 960, 540);
  line(960, 560, 960, 580);
  line(960, 600, 960, 620);
  line(960, 640, 960, 660);
  line(960, 680, 960, 700);
  line(960, 720, 960, 740);
  line(960, 760, 960, 780);
  line(960, 800, 960, 820);
  line(960, 840, 960, 860);
  line(960, 880, 960, 900);
  line(960, 920, 960, 940);
  line(960, 960, 960, 980);
  line(960, 1000, 960, 1020);

  //line(980, 0, 980, 1000);
  line(980, -15, 980, 5);
  line(980, 25, 980, 45);
  line(980, 65, 980, 85);
  line(980, 105, 980, 125);
  line(980, 145, 980, 165);
  line(980, 185, 980, 205);
  line(980, 225, 980, 245);
  line(980, 265, 980, 285);
  line(980, 305, 980, 325);
  line(980, 345, 980, 365);
  line(980, 385, 980, 405);
  line(980, 425, 980, 445);
  line(980, 465, 980, 485);
  line(980, 505, 980, 525);
  line(980, 545, 980, 565);
  line(980, 585, 980, 605);
  line(980, 625, 980, 645);
  line(980, 665, 980, 685);
  line(980, 705, 980, 725);
  line(980, 745, 980, 765);
  line(980, 785, 980, 805);
  line(980, 825, 980, 845);
  line(980, 865, 980, 885);
  line(980, 905, 980, 925);
  line(980, 945, 980, 965);
  line(980, 985, 980, 1005);

  //1000
  //line(1000, 0, 1000, 1000);
  line(1000, 0, 1000, 20);
  line(1000, 40, 1000, 60);
  line(1000, 80, 1000, 100);
  line(1000, 120, 1000, 140);
  line(1000, 160, 1000, 180);
  line(1000, 200, 1000, 220);
  line(1000, 240, 1000, 260);
  line(1000, 280, 1000, 300);
  line(1000, 320, 1000, 340);
  line(1000, 360, 1000, 380);
  line(1000, 400, 1000, 420);
  line(1000, 440, 1000, 460);
  line(1000, 480, 1000, 500);
  line(1000, 520, 1000, 540);
  line(1000, 560, 1000, 580);
  line(1000, 600, 1000, 620);
  line(1000, 640, 1000, 660);
  line(1000, 680, 1000, 700);
  line(1000, 720, 1000, 740);
  line(1000, 760, 1000, 780);
  line(1000, 800, 1000, 820);
  line(1000, 840, 1000, 860);
  line(1000, 880, 1000, 900);
  line(1000, 920, 1000, 940);
  line(1000, 960, 1000, 980);
  line(1000, 1000, 1000, 1020);

  save("2_trames_de_carrés_1_trame_de_tirets_-_Francois_Morellet_1975.png");
}
